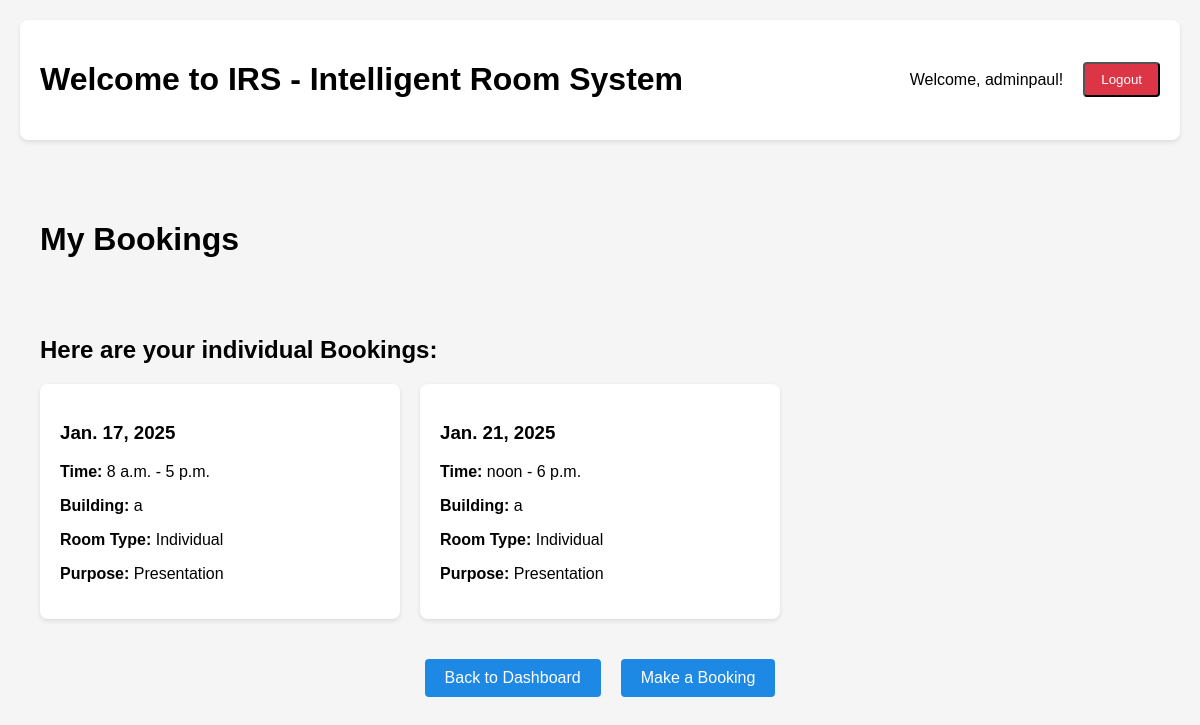
Page /my-bookings/ (signed in) on the earlier database version.
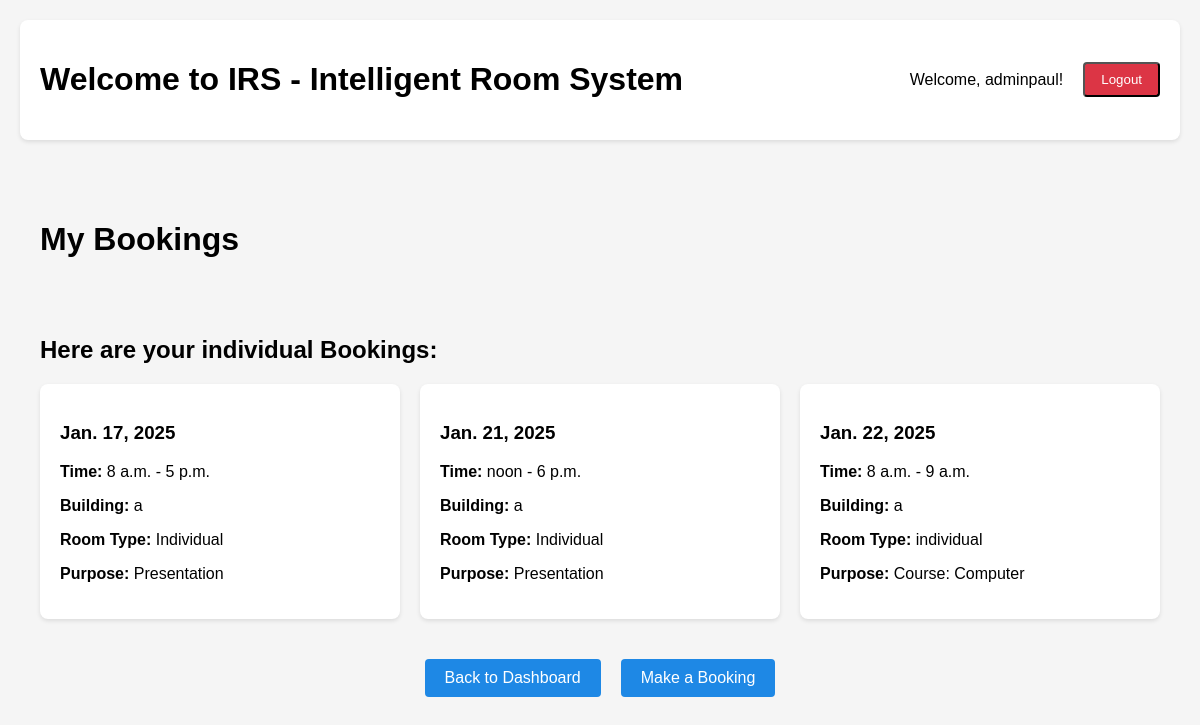
Same page on the later database version.
### bookingsystem/models.py (models this page shows, shortened)
class Booking(models.Model):
    user = models.ForeignKey(CustomUser, on_delete=models.CASCADE)
    date = models.DateField()
    start_time = models.TimeField()  # New field for start time
    end_time = models.TimeField()    # New field for end time
    room_id = models.ForeignKey(Room, on_delete=models.CASCADE, default=1)
    room_type = models.CharField(max_length=20)
    building = models.CharField(max_length=50)
    group_size = models.IntegerField()
    purpose = models.CharField(max_length=50)
    course = models.ForeignKey('Course', null=True, blank=True, on_delete=models.SET_NULL)
    title = f"{room_id.name} ({purpose})"
    start = f"{date}T{start_time}"
    end = f"{date}T{end_time}"

### bookingsystem/views.py (the view)
# urls.py: path('my-bookings/', views.my_bookings, name='my_bookings'),
@login_required
def my_bookings(request):
    user_bookings = Booking.objects.filter(user=request.user).order_by('date', 'start_time')
    return render(request, 'my_bookings.html', {'bookings': user_bookings})

### bookingsystem/templates/my_bookings.html (shortened to what this page needs)
<!DOCTYPE html>
<html>
<head>
</head>
<div class="dashboard-container">
    <header class="dashboard-header">
        <h1>Welcome to IRS - Intelligent Room System</h1>
        <div class="user-info">
            <span>Welcome, {{ request.user.username }}!</span>
            <form method="post" action="{% url 'logout' %}">
                <button class="logout-button" type="submit">Logout</button>
            </form>
        </div>
    </header>
<body>
    <div class="bookings-container">
        <h1>My Bookings</h1>
        <br>
        <br>
        <h2>Here are your individual Bookings:</h2>
        {% if bookings %}
            <div class="bookings-list">
                {% for booking in bookings %}
                <div class="booking-card">
                    <h3>{{ booking.date }}</h3>
                    <p><strong>Time:</strong> {{ booking.start_time }} - {{ booking.end_time }}</p>
                    <p><strong>Building:</strong> {{ booking.building }}</p>
                    <p><strong>Room Type:</strong> {{ booking.room_type }}</p>
                    <p><strong>Purpose:</strong> {{ booking.purpose }}</p>
                </div>
                {% endfor %}
            </div>
        {% else %}
            <p class="no-bookings">You haven't made any bookings yet.</p>
        {% endif %}
        <div class="navigation-buttons">
            <a href="{% url 'dashboard' %}" class="nav-button">Back to Dashboard</a>
            <a href="{% url 'bookingsystem' %}" class="nav-button">Make a Booking</a>
        </div>
    </div>
</body>
</html>

Differences in the rows shown:
added Booking: date "Jan. 22, 2025", start_time "8 a.m.", end_time "9 a.m.", building "a", room_type "individual", purpose "Course: Computer"
